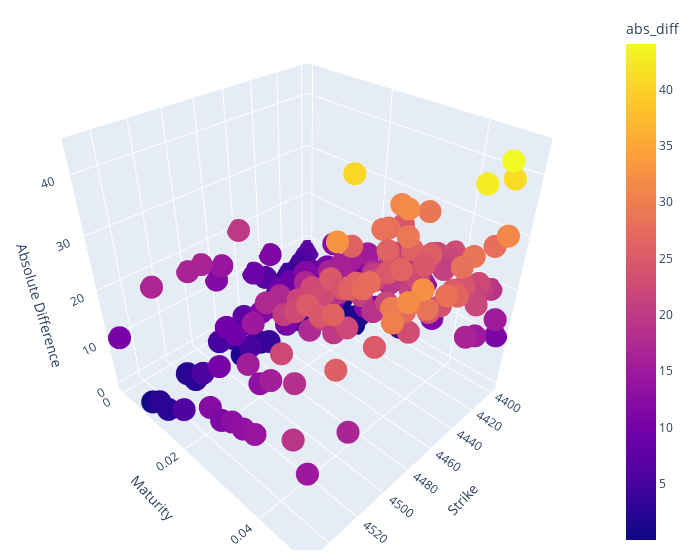

Notebook code cell kept with this figure:
### Code cell
import plotly.express as px
import plotly.graph_objects as go

# plot absolute difference between market and heston prices for each strike and maturity
fig = px.scatter_3d(volSurfaceLong, x='strike',
                    y='maturity', z='abs_diff', color='abs_diff')
fig.update_layout(scene=dict(
    xaxis_title='Strike',
    yaxis_title='Maturity',
    zaxis_title='Absolute Difference'),
    width=700,
    margin=dict(r=20, b=10, l=10, t=10))
fig.show()

### Figure 1 — Plotly figure (JSON) as saved in the notebook; plotly's stock layout.template omitted (floating-point values rounded to 4 significant figures; data arrays with more than 128 entries replaced by an {"elided": "..."} marker saying what was removed)
{"data": [{"hovertemplate": "strike=%{x}<br>maturity=%{y}<br>abs_diff=%{marker.color}<extra></extra>", "legendgroup": "", "marker": {"color": {"elided": "204 float values"}, "coloraxis": "coloraxis", "symbol": "circle"}, "mode": "markers", "name": "", "scene": "scene", "showlegend": false, "type": "scatter3d", "x": {"elided": "204 int values"}, "y": {"elided": "204 float values"}, "z": {"elided": "204 float values"}}], "layout": {"coloraxis": {"colorbar": {"title": {"text": "abs_diff"}}, "colorscale": [[0, "#0d0887"], [0.1111, "#46039f"], [0.2222, "#7201a8"], [0.3333, "#9c179e"], [0.4444, "#bd3786"], [0.5556, "#d8576b"], [0.6667, "#ed7953"], [0.7778, "#fb9f3a"], [0.8889, "#fdca26"], [1, "#f0f921"]]}, "legend": {"tracegroupgap": 0}, "margin": {"b": 10, "l": 10, "r": 20, "t": 10}, "scene": {"domain": {"x": [0, 1], "y": [0, 1]}, "xaxis": {"title": {"text": "Strike"}}, "yaxis": {"title": {"text": "Maturity"}}, "zaxis": {"title": {"text": "Absolute Difference"}}}, "width": 700}}
